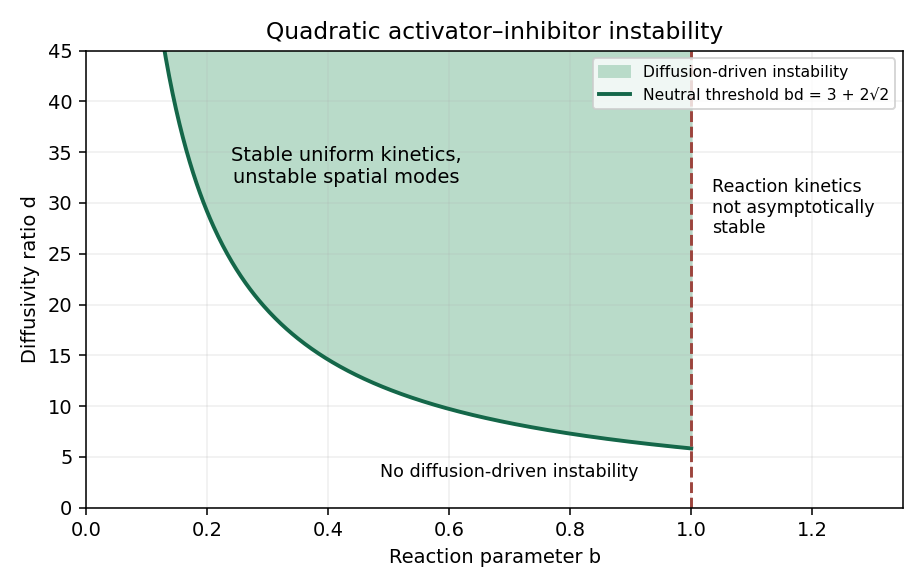

Reproduce this figure in Python.
"""Continuum Turing-instability parameter region; outputs only to caller CWD."""
from pathlib import Path
import numpy as np
import matplotlib.pyplot as plt

fig, ax = plt.subplots(figsize=(6.6, 4.2), dpi=140, facecolor='white')
b = np.linspace(.06, 1, 500)
c = 3 + 2*np.sqrt(2)
d = c/b
ax.fill_between(b, d, 45, where=d<45, color='#b9dbc9', label='Diffusion-driven instability')
ax.plot(b, d, color='#146749', lw=2, label='Neutral threshold bd = 3 + 2√2')
ax.axvline(1, ls='--', color='#9c443d')
ax.text(1.035, 27, 'Reaction kinetics\nnot asymptotically\nstable', fontsize=9)
ax.text(.43, 32, 'Stable uniform kinetics,\nunstable spatial modes', ha='center', fontsize=10)
ax.text(.7, 3, 'No diffusion-driven instability', ha='center', fontsize=9)
ax.set(xlim=(0, 1.35), ylim=(0, 45), xlabel='Reaction parameter b', ylabel='Diffusivity ratio d', title='Quadratic activator–inhibitor instability')
ax.legend(loc='upper right', fontsize=8)
ax.grid(alpha=.2)
fig.tight_layout()
fig.savefig(Path.cwd()/'paper-3-turing-region.png', facecolor='white', transparent=False)
